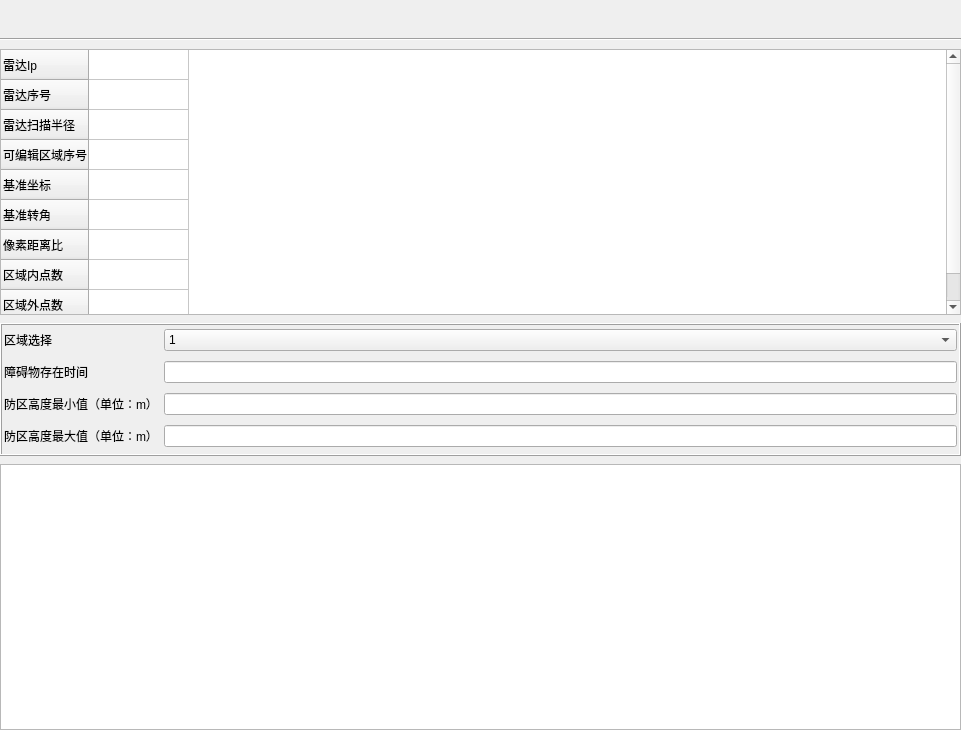
<?xml version="1.0" encoding="UTF-8"?>
<ui version="4.0">
 <class>SetROI</class>
 <widget class="QWidget" name="SetROI">
  <property name="geometry">
   <rect>
    <x>0</x>
    <y>0</y>
    <width>961</width>
    <height>730</height>
   </rect>
  </property>
  <property name="windowTitle">
   <string>Form</string>
  </property>
  <layout class="QGridLayout" name="gridLayout">
   <property name="leftMargin">
    <number>0</number>
   </property>
   <property name="topMargin">
    <number>0</number>
   </property>
   <property name="rightMargin">
    <number>0</number>
   </property>
   <property name="bottomMargin">
    <number>0</number>
   </property>
   <property name="horizontalSpacing">
    <number>0</number>
   </property>
   <item row="0" column="0">
    <layout class="QVBoxLayout" name="verticalLayout_2">
     <property name="spacing">
      <number>8</number>
     </property>
     <item>
      <widget class="ChildTitleBar" name="widget" native="true">
       <property name="minimumSize">
        <size>
         <width>0</width>
         <height>30</height>
        </size>
       </property>
       <property name="maximumSize">
        <size>
         <width>16777215</width>
         <height>30</height>
        </size>
       </property>
      </widget>
     </item>
     <item>
      <widget class="Line" name="line">
       <property name="orientation">
        <enum>Qt::Horizontal</enum>
       </property>
      </widget>
     </item>
     <item>
      <layout class="QHBoxLayout" name="horizontalLayout_2" stretch="1,4">
       <item>
        <layout class="QVBoxLayout" name="verticalLayout" stretch="2,1,2">
         <item>
          <widget class="QTableWidget" name="tableWidget">
           <property name="dragEnabled">
            <bool>true</bool>
           </property>
           <attribute name="horizontalHeaderVisible">
            <bool>false</bool>
           </attribute>
           <row>
            <property name="text">
             <string>雷达Ip</string>
            </property>
           </row>
           <row>
            <property name="text">
             <string>雷达序号</string>
            </property>
           </row>
           <row>
            <property name="text">
             <string>雷达扫描半径</string>
            </property>
           </row>
           <row>
            <property name="text">
             <string>可编辑区域序号</string>
            </property>
           </row>
           <row>
            <property name="text">
             <string>基准坐标</string>
            </property>
           </row>
           <row>
            <property name="text">
             <string>基准转角</string>
            </property>
           </row>
           <row>
            <property name="text">
             <string>像素距离比</string>
            </property>
           </row>
           <row>
            <property name="text">
             <string>区域内点数</string>
            </property>
           </row>
           <row>
            <property name="text">
             <string>区域外点数</string>
            </property>
           </row>
           <column>
            <property name="text">
             <string>属性</string>
            </property>
            <property name="textAlignment">
             <set>AlignCenter</set>
            </property>
           </column>
          </widget>
         </item>
         <item>
          <widget class="QFrame" name="frame_edit">
           <property name="frameShape">
            <enum>QFrame::Box</enum>
           </property>
           <property name="frameShadow">
            <enum>QFrame::Raised</enum>
           </property>
           <layout class="QGridLayout" name="gridLayout_2">
            <property name="leftMargin">
             <number>2</number>
            </property>
            <property name="topMargin">
             <number>0</number>
            </property>
            <property name="rightMargin">
             <number>2</number>
            </property>
            <property name="bottomMargin">
             <number>0</number>
            </property>
            <item row="1" column="0">
             <widget class="QLabel" name="label_2">
              <property name="text">
               <string>障碍物存在时间</string>
              </property>
             </widget>
            </item>
            <item row="1" column="1">
             <widget class="QLineEdit" name="lineEdit_times"/>
            </item>
            <item row="3" column="0">
             <widget class="QLabel" name="label_4">
              <property name="text">
               <string>防区高度最大值（单位：m）</string>
              </property>
             </widget>
            </item>
            <item row="0" column="1">
             <widget class="QComboBox" name="comboBox">
              <item>
               <property name="text">
                <string>1</string>
               </property>
              </item>
              <item>
               <property name="text">
                <string>2</string>
               </property>
              </item>
              <item>
               <property name="text">
                <string>3</string>
               </property>
              </item>
             </widget>
            </item>
            <item row="2" column="0">
             <widget class="QLabel" name="label_3">
              <property name="text">
               <string>防区高度最小值（单位：m）</string>
              </property>
             </widget>
            </item>
            <item row="3" column="1">
             <widget class="QLineEdit" name="lineEdit_Area_height_max"/>
            </item>
            <item row="2" column="1">
             <widget class="QLineEdit" name="lineEdit_Area_height_min"/>
            </item>
            <item row="0" column="0">
             <widget class="QLabel" name="label">
              <property name="text">
               <string>区域选择</string>
              </property>
             </widget>
            </item>
           </layout>
          </widget>
         </item>
         <item>
          <widget class="QTableWidget" name="tableWidget_2">
           <property name="dragEnabled">
            <bool>false</bool>
           </property>
           <attribute name="horizontalHeaderVisible">
            <bool>false</bool>
           </attribute>
           <column>
            <property name="text">
             <string>X</string>
            </property>
           </column>
           <column>
            <property name="text">
             <string>Y</string>
            </property>
           </column>
          </widget>
         </item>
        </layout>
       </item>
       <item>
        <layout class="QHBoxLayout" name="horizontalLayout"/>
       </item>
      </layout>
     </item>
    </layout>
   </item>
  </layout>
 </widget>
 <customwidgets>
  <customwidget>
   <class>ChildTitleBar</class>
   <extends>QWidget</extends>
   <header location="global">titlebar/childtitlebar.h</header>
   <container>1</container>
  </customwidget>
 </customwidgets>
 <resources/>
 <connections/>
</ui>
